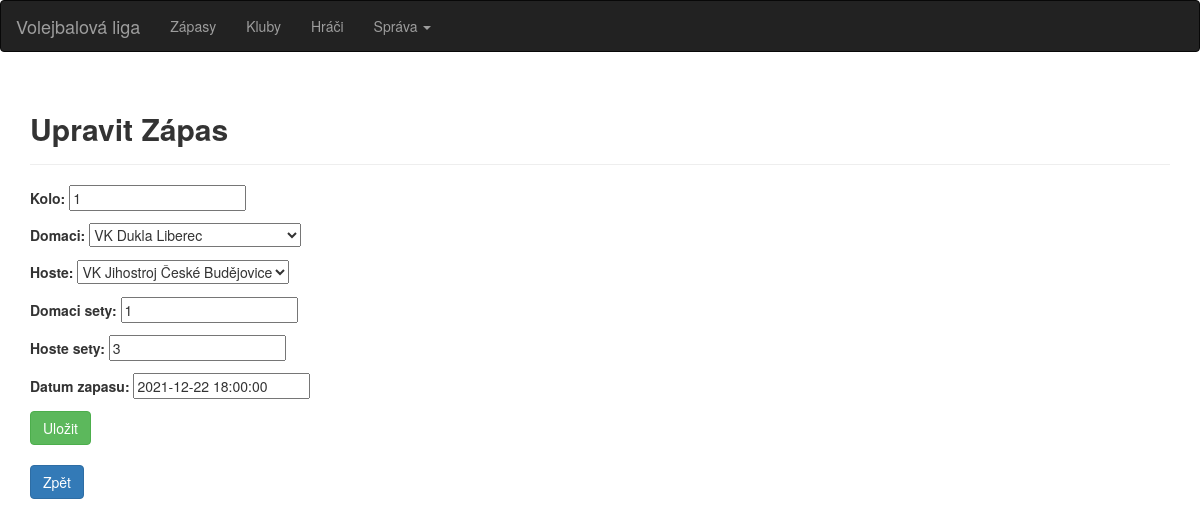
The app's page /zapas/1/edit/ with its own data.
### volejbal/models.py (models this page shows)
class Zapas(models.Model):
    kolo = models.IntegerField()
    domaci = models.ForeignKey('Klub',on_delete=models.CASCADE,related_name='domaci')
    hoste = models.ForeignKey('Klub',on_delete=models.CASCADE,related_name='hoste')
    domaci_sety = models.IntegerField()
    hoste_sety = models.IntegerField()
    datum_zapasu = models.DateTimeField()

### volejbal/views.py (the view)
# urls.py: path('zapas/<int:zapas_id>/edit/', volejbal.views.zapas_edit, name='zapas_edit'),
def zapas_edit(request, zapas_id):
    try:
        z = Zapas.objects.get(id=zapas_id)
    except Zapas.DoesNotExist:
        raise Http404("Zapas does not exist")
    if request.method == 'POST':
        form = ZapasForm(request.POST, instance=z)
        if form.is_valid():
            form.save()
            return render(request, 'zapas_info.html', {'zapas': z})
    else:
        form = ZapasForm(instance=z)
    return render(request, 'zapas_edit.html', {'form': form})

### volejbal/forms.py
class ZapasForm(forms.ModelForm):
    class Meta:
        model = Zapas
        exclude = []

### volejbal/models.py (called while the page is built)
    def __str__(self):
        return f'{self.nazev}'

### templates/zapas_edit.html (shortened to what this page needs)
{% extends "base.html" %}
{% block content %}
    <div class="container">
        <div class="page-header">
            <h2><strong>Upravit Zápas</strong></h2>
        </div>
        <form action="{% url 'zapas_edit' form.instance.id %}" method="post">
            {{ form.as_p}}
            <input type="submit" class="btn btn-success" value="Uložit">
        </form>
    <br>
    </div>
    <div class="container">
    <form>
            <input type="button" class="btn btn-primary" value="Zpět" onclick="history.back()">
        </form>
    </div>
{% endblock %}

### records on screen
Zapas: kolo "1", domaci "VK Dukla Liberec", hoste "VK Jihostroj České Budějovice", domaci_sety "1", hoste_sety "3", datum_zapasu "2021-12-22 18:00:00"
